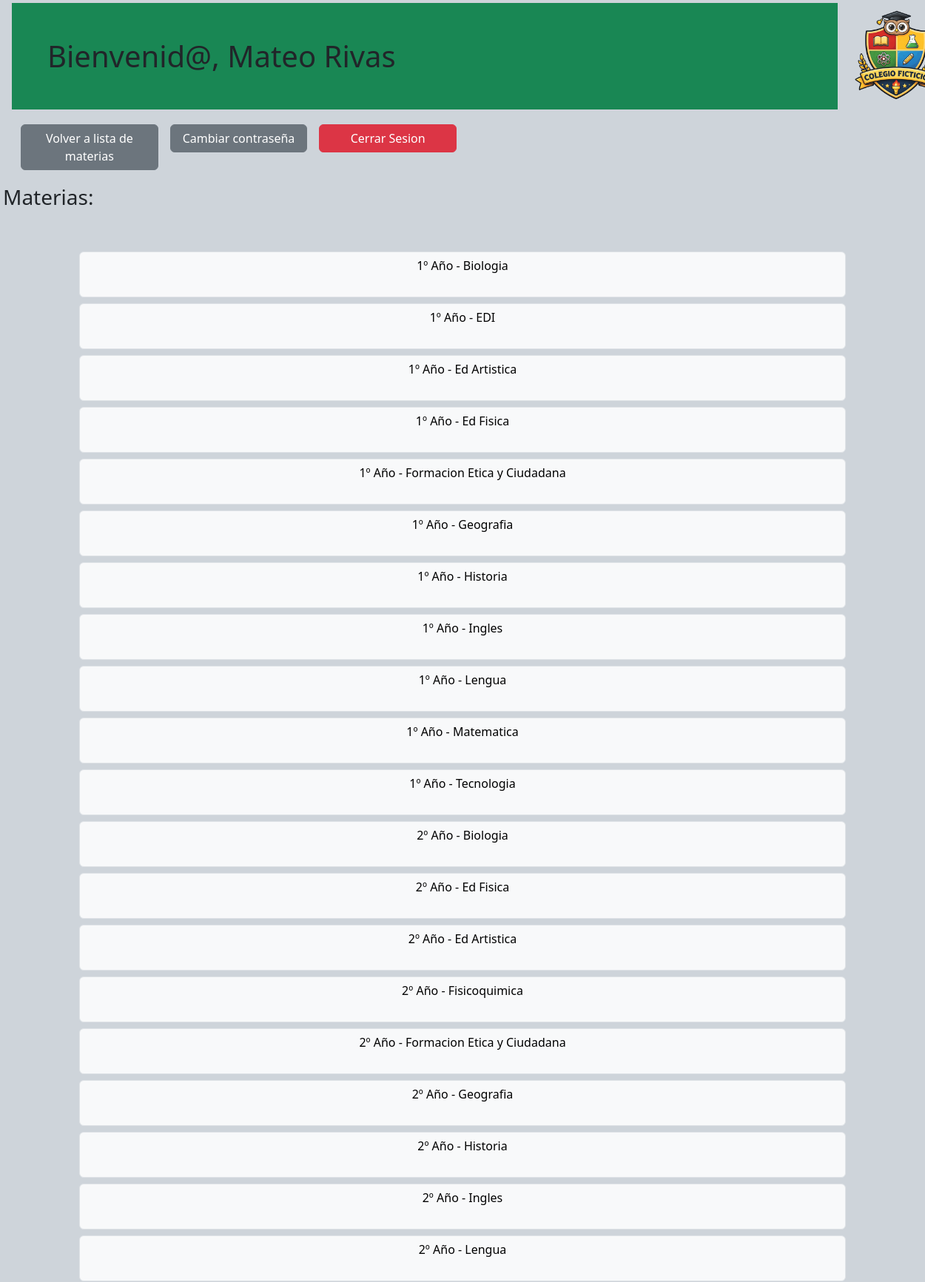
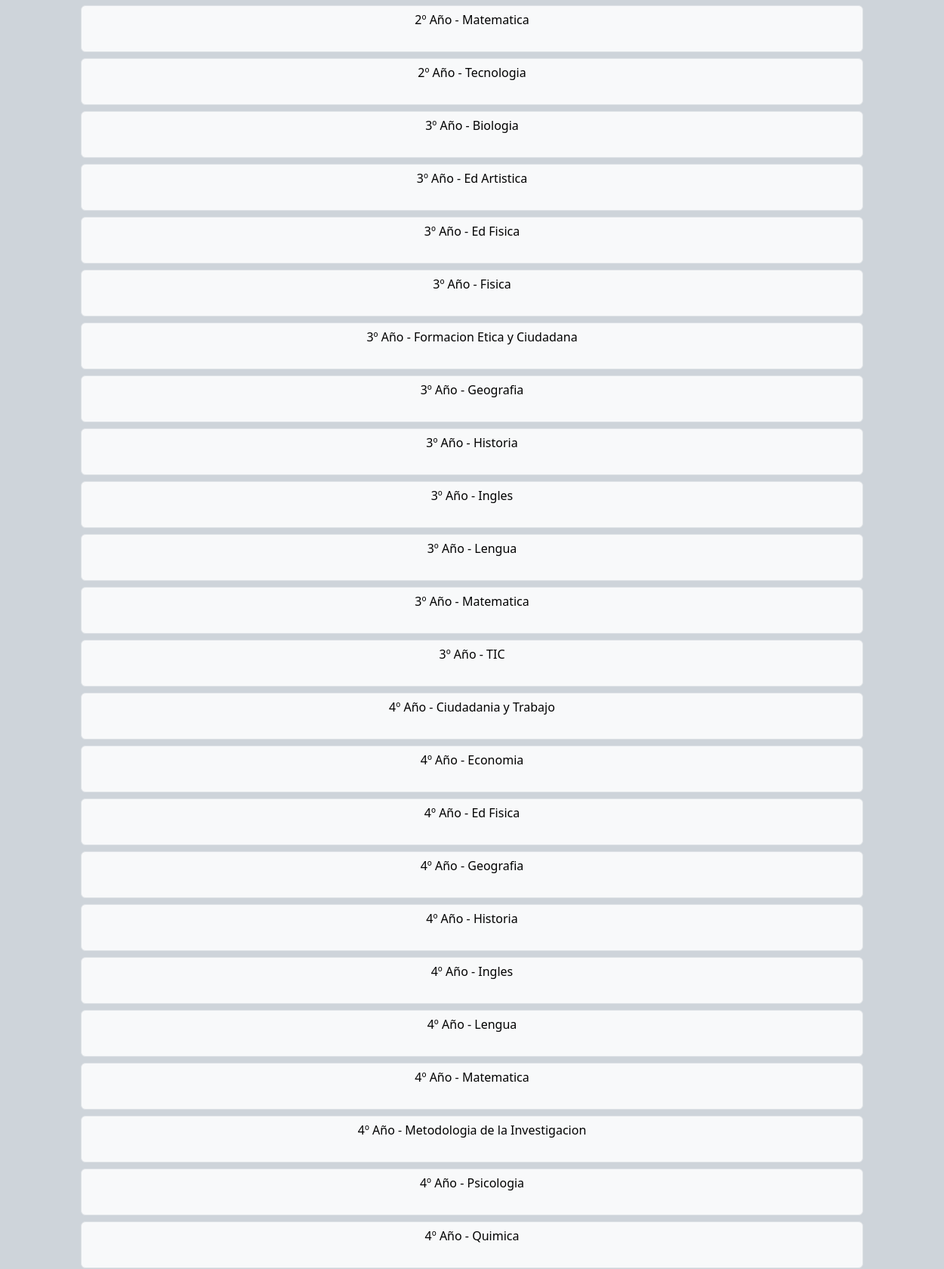
The page /vistas/seleccion_materia_tutores.php (signed in, upper part) on the database its author committed (2 pictures, top to bottom).
### tables this page shows
CREATE TABLE `materias` (
  `id_materia` int(11) NOT NULL,
  `nombre_materia` varchar(100) NOT NULL,
  `id_profesor` int(11) NOT NULL,
  `ano_materia` int(11) NOT NULL
);

### vistas/seleccion_materia_tutores.php (the view, shortened to what this page needs)
<!DOCTYPE html>
<html lang="en">
<head>
    <link href="https://cdn.jsdelivr.net/npm/bootstrap@5.3.8/dist/css/bootstrap.min.css" rel="stylesheet">
</head>
<body class="bg-dark-subtle">
<?php
include "../includes/header_tutores.php"
?>
<h3 class="h3 m-1">Materias:</h3>
<div class="container">
    <div class="container-fluid  p-5">
        <?php
            $consulta_materias = "select * from materias";
            $resultado_materias = mysqli_query($conexion, $consulta_materias);
            while($fila = $resultado_materias -> fetch_array()){
                $nombre_materia = $fila['nombre_materia'];
                $ano_materia = $fila['ano_materia'];
                $id_materia = $fila['id_materia'];
        ?>
        <div class="row">
            <a class="col m-12 btn btn btn-light border 2px dark m-1" href="planilla_materia.php
                ?id_materia=<?= $id_materia ?>
                &nombre_materia=<?= urlencode($nombre_materia)?>
                &ano_materia=<?= urlencode($ano_materia)?>"
            ><?php echo $ano_materia . "º Año - " . $nombre_materia ?> <br><br></a>
        </div>
        <?php
            }
        ?>
    </div>
</div>
</body>
</html>

### rows shown on the page
materias: ano_materia "1", nombre_materia "Biologia"
materias: ano_materia "1", nombre_materia "EDI"
materias: ano_materia "1", nombre_materia "Ed Artistica"
materias: ano_materia "1", nombre_materia "Ed Fisica"
materias: ano_materia "1", nombre_materia "Formacion Etica y Ciudadana"
materias: ano_materia "1", nombre_materia "Geografia"
materias: ano_materia "1", nombre_materia "Historia"
materias: ano_materia "1", nombre_materia "Ingles"
materias: ano_materia "1", nombre_materia "Lengua"
materias: ano_materia "1", nombre_materia "Matematica"
materias: ano_materia "1", nombre_materia "Tecnologia"
materias: ano_materia "2", nombre_materia "Biologia"
materias: ano_materia "2", nombre_materia "Ed Fisica"
materias: ano_materia "2", nombre_materia "Ed Artistica"
materias: ano_materia "2", nombre_materia "Fisicoquimica"
materias: ano_materia "2", nombre_materia "Formacion Etica y Ciudadana"
materias: ano_materia "2", nombre_materia "Geografia"
materias: ano_materia "2", nombre_materia "Historia"
materias: ano_materia "2", nombre_materia "Ingles"
materias: ano_materia "2", nombre_materia "Lengua"
materias: ano_materia "2", nombre_materia "Matematica"
materias: ano_materia "2", nombre_materia "Tecnologia"
materias: ano_materia "3", nombre_materia "Biologia"
materias: ano_materia "3", nombre_materia "Ed Artistica"
materias: ano_materia "3", nombre_materia "Ed Fisica"
materias: ano_materia "3", nombre_materia "Fisica"
materias: ano_materia "3", nombre_materia "Formacion Etica y Ciudadana"
materias: ano_materia "3", nombre_materia "Geografia"
materias: ano_materia "3", nombre_materia "Historia"
materias: ano_materia "3", nombre_materia "Ingles"
materias: ano_materia "3", nombre_materia "Lengua"
materias: ano_materia "3", nombre_materia "Matematica"
materias: ano_materia "3", nombre_materia "TIC"
materias: ano_materia "4", nombre_materia "Ciudadania y Trabajo"
materias: ano_materia "4", nombre_materia "Economia"
materias: ano_materia "4", nombre_materia "Ed Fisica"
materias: ano_materia "4", nombre_materia "Geografia"
materias: ano_materia "4", nombre_materia "Historia"
materias: ano_materia "4", nombre_materia "Ingles"
materias: ano_materia "4", nombre_materia "Lengua"
materias: ano_materia "4", nombre_materia "Matematica"
materias: ano_materia "4", nombre_materia "Metodologia de la Investigacion"
materias: ano_materia "4", nombre_materia "Psicologia"
materias: ano_materia "4", nombre_materia "Quimica"

### other values the page prints
$_SESSION["nombre"] "Mateo Rivas"
